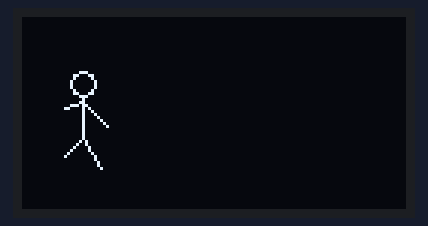
Recording of a sketch running on a simulated ESP32. Shown: 128×64 one-colour display.

Above: at 0.15 s.
At 1.02 s:
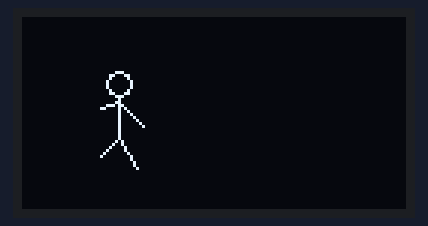
At 1.9 s:
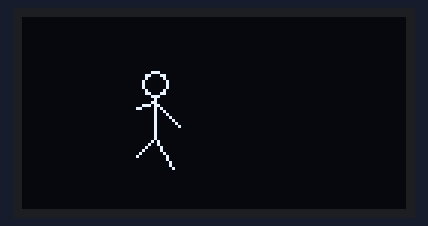
At 3.79 s:
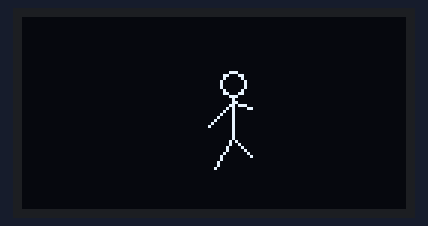
At 5.54 s:
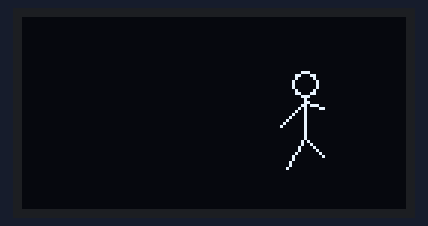
At 7.43 s:
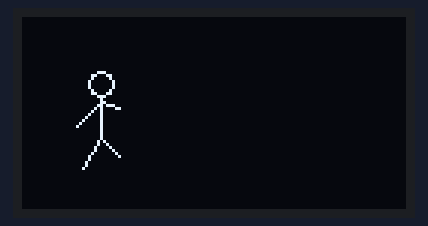

The sketch:

display_boneco.ino
```cpp
#include <Wire.h>
#include <Adafruit_GFX.h>
#include <Adafruit_SSD1306.h>

// ================= DISPLAY =================
#define SCREEN_WIDTH 128
#define SCREEN_HEIGHT 64
#define OLED_RESET -1
#define OLED_ADDR 0x3C

#define SDA_PIN 21
#define SCL_PIN 22

Adafruit_SSD1306 display(SCREEN_WIDTH, SCREEN_HEIGHT, &Wire, OLED_RESET);

// ================= ANIMAÇÃO =================
int frame = 0;

void setup() {
  Wire.begin(SDA_PIN, SCL_PIN);

  if (!display.begin(SSD1306_SWITCHCAPVCC, OLED_ADDR)) {
    while (true);
  }

  display.clearDisplay();
  display.display();
}

void drawStickman(int x, int y, bool step) {
  // Cabeça
  display.drawCircle(x, y - 18, 4, SSD1306_WHITE);

  // Corpo
  display.drawLine(x, y - 14, x, y, SSD1306_WHITE);

  // Braços
  if (step) {
    display.drawLine(x, y - 12, x - 8, y - 4, SSD1306_WHITE);
    display.drawLine(x, y - 12, x + 6, y - 10, SSD1306_WHITE);
  } else {
    display.drawLine(x, y - 12, x - 6, y - 10, SSD1306_WHITE);
    display.drawLine(x, y - 12, x + 8, y - 4, SSD1306_WHITE);
  }

  // Pernas
  if (step) {
    display.drawLine(x, y, x - 6, y + 10, SSD1306_WHITE);
    display.drawLine(x, y, x + 6, y + 6, SSD1306_WHITE);
  } else {
    display.drawLine(x, y, x - 6, y + 6, SSD1306_WHITE);
    display.drawLine(x, y, x + 6, y + 10, SSD1306_WHITE);
  }
}

void loop() {
  display.clearDisplay();

  int x = 20 + frame * 2;
  int y = 40;

  bool step = frame % 2;

  drawStickman(x, y, step);

  display.display();

  frame++;
  if (x > 110) frame = 0;

  delay(120);
}
```

Measured:
- by itself, everything shown: repeats every 6.8 s, in 47 steps
